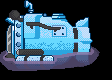

This game map was drawn from its Tiled (.tmx) file and the tilesets committed beside it. A one-line description and the full map source follow:
An orthogonal 7x5 tile map with 16x16 px tiles, 7 tile layers (Back, Back2, Buildings, Buildings2, ...).

<map version="1.10" tiledversion="1.11.2" orientation="orthogonal" renderorder="right-down" compressionlevel="0" width="7" height="5" tilewidth="16" tileheight="16" infinite="0" nextlayerid="15" nextobjectid="343">
 <properties>
  <property name="DayTiles" value="Front 44 31 369 Front 90 35 369" />
  <property name="Fall_Objects" value="372 .9 382 .6" />
  <property name="Light" value="44 31 4 90 35 4 44 32 6 90 36 6" />
  <property name="NightTiles" value="Front 44 31 368 Front 90 35 368" />
  <property name="Outdoors" value="T" />
  <property name="Spring_Objects" value="372 .9" />
  <property name="Summer_Objects" value="372 .9 394 .5" />
  <property name="Warp" value="38 -1 Town 54 108 39 -1 Town 54 108 40 -1 Town 54 108 67 -1 Town 94 109" />
  <property name="Winter_Objects" value="392 .8" />
  <property name="forceLoadPathLayerLights" value="T" />
 </properties>
 <tileset firstgid="1" name="luyasubmarine" tilewidth="16" tileheight="16" tilecount="35" columns="7">
  <image source="luyasubmarine.png" width="112" height="80" />
 </tileset>
 <layer id="1" name="Back" width="7" height="5">
  <data encoding="csv">
0,0,0,0,0,0,0,
0,0,0,0,0,0,0,
0,0,0,0,0,0,0,
0,0,0,0,0,0,0,
0,0,0,0,0,0,0
</data>
 </layer>
 <layer id="2" name="Back2" width="7" height="5">
  <properties>
   <property name="Draw" value="Back" />
  </properties>
  <data encoding="csv">
0,0,0,0,0,0,0,
0,0,0,0,0,0,0,
0,0,0,0,0,0,0,
0,0,0,0,0,0,0,
0,0,0,0,0,0,0
</data>
 </layer>
 <layer id="3" name="Buildings" width="7" height="5">
  <data encoding="csv">
0,0,0,0,0,0,0,
0,0,0,0,0,0,0,
0,0,0,0,0,0,0,
0,0,0,0,0,0,0,
0,0,0,0,0,0,0
</data>
 </layer>
 <layer id="4" name="Buildings2" width="7" height="5">
  <properties>
   <property name="Draw" value="Buildings" />
  </properties>
  <data encoding="csv">
0,0,0,0,0,0,0,
0,0,0,0,0,0,0,
0,0,0,0,0,0,0,
0,0,0,0,0,0,0,
0,0,0,0,0,0,0
</data>
 </layer>
 <layer id="5" name="Front" width="7" height="5">
  <data encoding="csv">
0,0,0,0,0,0,0,
0,0,0,0,0,0,0,
0,0,0,0,0,0,0,
0,0,0,0,0,0,0,
0,0,0,0,0,0,0
</data>
 </layer>
 <layer id="6" name="AlwaysFront" width="7" height="5">
  <data encoding="csv">
1,2,3,4,5,0,0,
8,9,10,11,12,13,6,
15,16,17,18,19,20,0,
22,23,24,25,26,27,28,
29,30,31,32,33,34,0
</data>
 </layer>
 <layer id="7" name="Paths" width="7" height="5">
  <data encoding="csv">
0,0,0,0,0,0,0,
0,0,0,0,0,0,0,
0,0,0,0,0,0,0,
0,0,0,0,0,0,0,
0,0,0,0,0,0,0
</data>
 </layer>
 <objectgroup id="8" name="Back" visible="0" />
 <objectgroup id="9" name="Back2" visible="0" />
 <objectgroup id="10" name="Buildings" visible="0" />
 <objectgroup id="11" name="Buildings2" visible="0" />
 <objectgroup id="12" name="Front" visible="0" />
 <objectgroup id="13" name="AlwaysFront" visible="0" />
 <objectgroup id="14" name="Paths" visible="0" />
</map>
